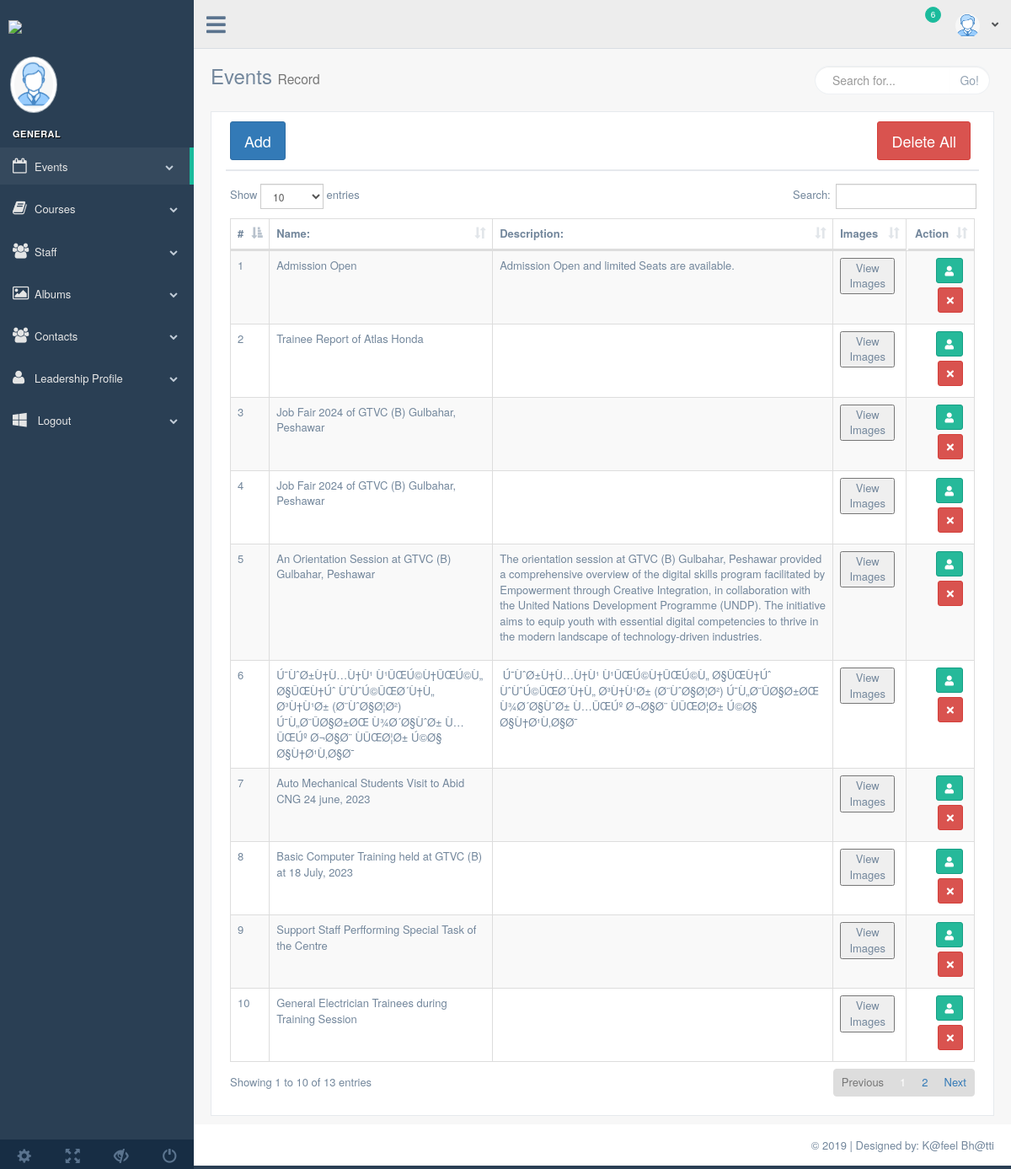
The page /admin/events.php on the database its author committed.
### tables this page shows
CREATE TABLE `events` (
  `id` int(11) NOT NULL,
  `name` varchar(255) NOT NULL,
  `description` longtext NOT NULL,
  `status` int(11) NOT NULL DEFAULT 1,
  `created_at` timestamp NOT NULL DEFAULT current_timestamp() ON UPDATE current_timestamp()
);

### admin/events.php (the view, shortened to what this page needs)
<?php
require_once('process/conn.php');
$query="select * from events
        where events.status = 1";
			$excute=mysqli_query($conn, $query);
			?>
<!DOCTYPE html>
<html lang="en">
<head>
    <link href="vendors/bootstrap/dist/css/bootstrap.min.css" rel="stylesheet">
    <link href="vendors/font-awesome/css/font-awesome.min.css" rel="stylesheet">
    <link href="vendors/nprogress/nprogress.css" rel="stylesheet">
    <link href="vendors/iCheck/skins/flat/green.css" rel="stylesheet">
    <link href="vendors/datatables.net-bs/css/dataTables.bootstrap.min.css" rel="stylesheet">
    <link href="vendors/datatables.net-buttons-bs/css/buttons.bootstrap.min.css" rel="stylesheet">
    <link href="vendors/datatables.net-fixedheader-bs/css/fixedHeader.bootstrap.min.css" rel="stylesheet">
    <link href="vendors/datatables.net-responsive-bs/css/responsive.bootstrap.min.css" rel="stylesheet">
    <link href="vendors/datatables.net-scroller-bs/css/scroller.bootstrap.min.css" rel="stylesheet">
    <link href="build/css/custom.css" rel="stylesheet">
</head>
<body class="nav-md">
<div class="container body">
    <div class="main_container">
        <?php require_once 'inc/sidebar.php';?>
        <?php require_once 'inc/header.php';?>
        <div class="right_col" role="main">
            <div class="">
                <div class="page-title">
                    <div class="title_left">
                        <h3>Events <small>Record</small></h3>
                    </div>
                    <div class="title_right">
                        <div class="col-md-5 col-sm-5 col-xs-12 form-group pull-right top_search">
                            <div class="input-group">
                                <input type="text" class="form-control" placeholder="Search for...">
                                <span class="input-group-btn">
                      <button class="btn btn-default" type="button">Go!</button>
                    </span>
                            </div>
                        </div>
                    </div>
                </div>
                <div class="clearfix"></div>
                <div class="row">
                    <div class="col-md-12 col-sm-12 col-xs-12">
                        <div class="x_panel">
                            <div class="x_title">
                                <button type="button" class="btn btn-primary btn-lg" data-toggle="modal"
                                        data-target="#exampleModal" data-whatever="@mdo">Add </button>
                                <a href="process/event_delete.php?all"> <button class="btn btn-danger btn-lg" style="float: right">Delete All</button></a>
                            </div>
                            <div class="x_content">
                                <table id="datatable" class="table table-striped table-bordered">
                                    <thead>
                                    <tr>
										<th>#</th>
                                        <th>Name:</th>
                                        <th>Description:</th>
                                        <th>Images</th>
                                        <th style="float: right">Action</th>
                                    </tr>
                                    </thead>
                                    <tbody>
									<?php
										$i=1; while($record=mysqli_fetch_array($excute)){
										?>
                                    <tr>
                                        <td><?php echo $i; ?></td>
										<td><?php echo $record['name']; ?></td>
										<td><?php echo $record['description']; ?></td>
                                        <td><button data-toggle="modal" data-target="#imageModal<?php echo $record['id']; ?>">View Images</button></td>
                                        <td class="text-right">
							<a href="edit_events.php?edit=<?php echo $record['id']; ?>">
                          <button type="button" rel="tooltip" class="btn btn-success btn-icon btn-sm ">
                            <i class="fa fa-user"></i>
                          </button>
                        </a>
                          <a href="process/event_delete.php?dlt=<?php echo $record['id']; ?>">
										<button type="button" rel="tooltip" class="btn btn-danger btn-icon btn-sm ">
                            <i class="fa fa-times"></i>
                          </button>
										</a>
                        </td>
                                    </tr>
										<?php $i++; } ?>
                                    </tbody>
                                </table>
                            </div>
                        </div>
                    </div>
                </div>
            </div>
        </div>
        <?php require_once 'inc/footer.php';?>
    </div>
</div>
</body>
</html>

### rows shown on the page
events: name "Admission Open", description "Admission Open and limited Seats are available."
events: name "Trainee Report of Atlas Honda"
events: name "Job Fair 2024 of GTVC (B) Gulbahar, Peshawar"
events: name "Job Fair 2024 of GTVC (B) Gulbahar, Peshawar"
events: name "An Orientation Session at GTVC (B) Gulbahar, Peshawar", description "The orientation session at GTVC (B) Gulbahar, Peshawar provided a comprehensive overview of the digital skills program facilitated by Empowerment through Creative Integration, in collaboration with the United Nations Development Programme (UNDP). The initiative aims to equip youth with essential digital competencies to thrive in the modern landscape of technology-driven industries."
events: name "Ú¯ÙˆØ±Ù†Ù…Ù†Ù¹ Ù¹ÛŒÚ©Ù†ÛŒÚ©Ù„ Ø§ÛŒÙ†Úˆ ÙˆÙˆÚ©ÛŒØ´Ù†Ù„ Ø³Ù†Ù¹Ø± (Ø¨ÙˆØ§Ø¦Ø²) Ú¯Ù„Ø¨ÛØ§Ø±ØŒ Ù¾Ø´Ø§ÙˆØ± Ù…ÛŒÚº Ø¬Ø§Ø¨ ÙÛŒØ¦Ø± Ú©Ø§ Ø§Ù†Ø¹Ù‚Ø§Ø¯", description "Ú¯ÙˆØ±Ù†Ù…Ù†Ù¹ Ù¹ÛŒÚ©Ù†ÛŒÚ©Ù„ Ø§ÛŒÙ†Úˆ ÙˆÙˆÚ©ÛŒØ´Ù†Ù„ Ø³Ù†Ù¹Ø± (Ø¨ÙˆØ§Ø¦Ø²) Ú¯Ù„Ø¨ÛØ§Ø±ØŒ Ù¾Ø´Ø§ÙˆØ± Ù…ÛŒÚº Ø¬Ø§Ø¨ ÙÛŒØ¦Ø± Ú©Ø§ Ø§Ù†Ø¹Ù‚Ø§Ø¯"
events: name "Auto Mechanical Students Visit to Abid CNG 24 june, 2023"
events: name "Basic Computer Training held at GTVC (B) at 18 July, 2023"
events: name "Support Staff Perfforming Special Task of the Centre"
events: name "General Electrician Trainees during Training Session"
